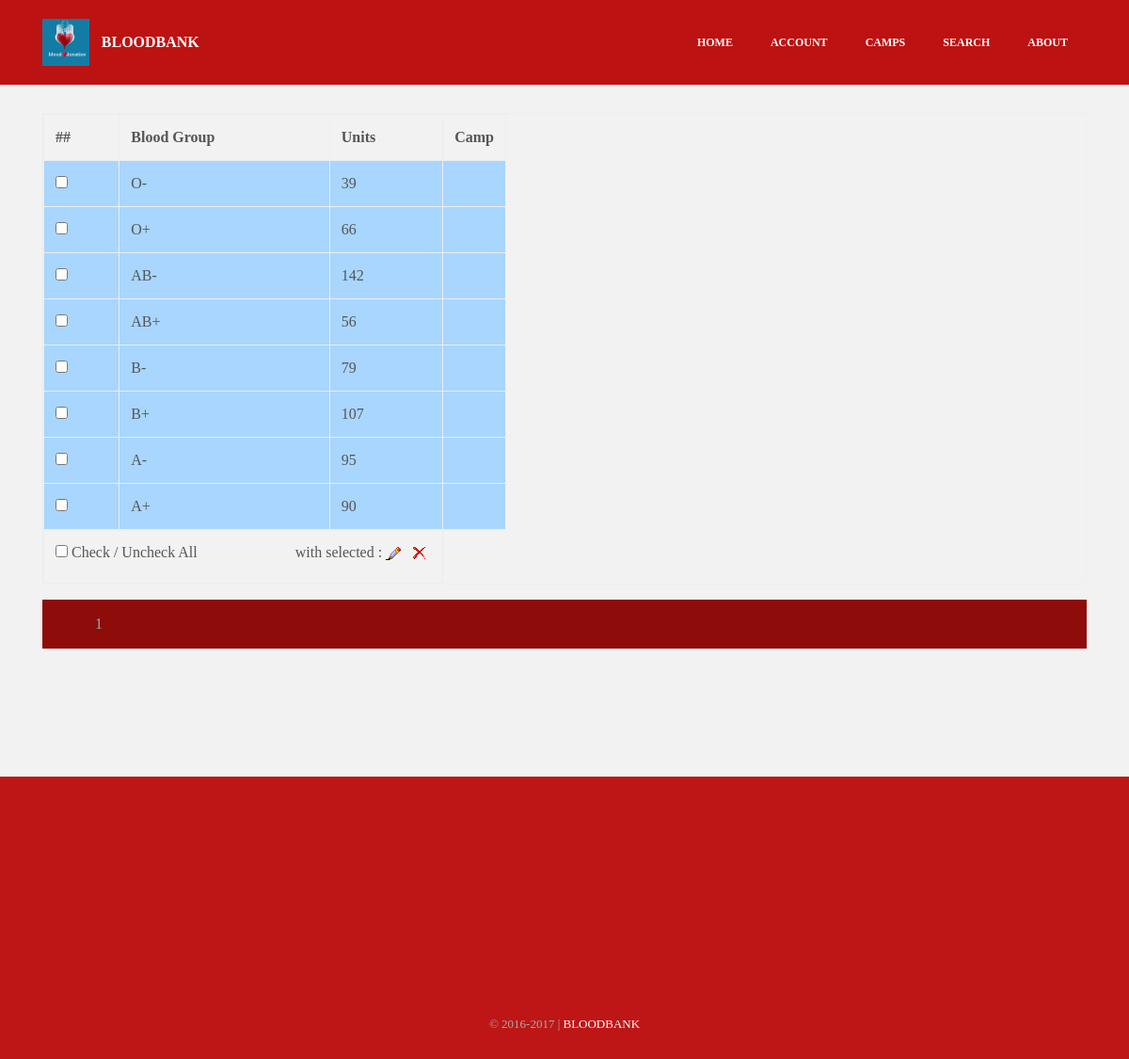
The page /admin/manageblood.php on the database its author committed.
### tables this page shows
CREATE TABLE `bloodunits` (
  `id` int(10) NOT NULL,
  `bloodgroup` varchar(10) NOT NULL,
  `units` int(30) NOT NULL
);

### admin/manageblood.php (the view, shortened to what this page needs)
<?php
include_once 'db.php';
?>
<?php
$start=0;
$limit=10;
$t=mysqli_query($MySQLi_CON,"select * from bloodunits ORDER BY id DESC");
$total=mysqli_num_rows($t);
$page=ceil($total/$limit);
$query=mysqli_query($MySQLi_CON,"select * from bloodunits ORDER BY id DESC limit $start,$limit");
?>
<!DOCTYPE html>
<html>
<head>
    <link rel="stylesheet" href="../assets/css/material.css">
    <link rel="stylesheet" href="../assets/css/tether.min.css">
    <link rel="stylesheet" href="../assets/css/bootstrap.min.css">
    <link rel="stylesheet" href="../assets/css/socicon.min.css">
    <link rel="stylesheet" href="../assets/css/animate.min.css">
    <link rel="stylesheet" href="../assets/dropdown/css/style.css">
    <link rel="stylesheet" href="../assets/css/style.css">
    <link rel="stylesheet" href="../assets/css/add.css" type="text/css">
</head>
<body>
<section id="ext_menu-s">
    <nav class="navbar navbar-dropdown navbar-fixed-top">
        <div class="container">
            <div class="mbr-table">
                <div class="mbr-table-cell">
                    <div class="navbar-brand">
                        <a href="index" class="navbar-logo"><img src="../assets/images/logo.png" alt="Bloodbank Logo"></a>
                        <a class="navbar-caption" href="index.html">BLOODBANK</a>
                    </div>
                </div>
                <div class="mbr-table-cell">
                    <ul class="nav-dropdown collapse pull-xs-right nav navbar-nav navbar-toggleable-sm" id="exCollapsingNavbar">
                        <li class="nav-item"><a class="nav-link link" href="../index">HOME</a></li>
                        <li class="nav-item"><a class="nav-link link" href="account">ACCOUNT</a></li>
                        <li class="nav-item"><a class="nav-link link" href="../camps">CAMPS</a></li>
						<li class="nav-item"><a class="nav-link link" href="../search">SEARCH</a></li>
						<li class="nav-item"><a class="nav-link link" href="../about">ABOUT</a></li>
						</ul>
                </div>
            </div>
        </div>
    </nav>
</section>
<section class="mbr-section mbr-after-navbar" id="msg-box3-v" style="background-color: rgb(242, 242, 242); padding-top: 120px; padding-bottom: 120px;">
    <div class="container">
        <form method="post" name="frm">
            <table class='table table-bordered table-responsive'>
                <tr>
                    <th>##</th>
                    <th>Blood Group</th>
                    <th>Units</th>
                    <th>Camp</th>
                </tr>
                <?php
                $res = $MySQLi_CON->query("SELECT * FROM bloodunits ORDER BY id ASC");
                $count = $res->num_rows;
                if($count > 0)
                {
                    while ($row = mysqli_fetch_array($query))
                    {
                        ?>
                        <tr class="bg-table">
                            <td><input type="checkbox" name="chk[]" class="chk-box" value="<?php echo $row['id']; ?>"  /></td>
                            <td><?php echo $row['bloodgroup']; ?></td>
                            <td><?php echo $row['units']; ?></td>
                            <td><?php echo $row['camp']; ?></td>
                        </tr>
                        <?php
                    }
                }
                else
                {
                    ?>
                    <tr>
                        <td colspan="3"> No Records Found ...</td>
                    </tr>
                    <?php
                }
                ?>
                <?php
                if($count > 0)
                {
                    ?>
                    <tr>
                        <td colspan="3">
                            <label><input type="checkbox" class="select-all" /> Check / Uncheck All</label>
                            <label style="margin-left:100px;">
                                <span style="word-spacing:normal;"> with selected :</span>
                                <span><img src="edit.png" onClick="edit_blood();" alt="edit" />&nbsp;&nbsp;</span>
                                <span><img src="delete.png" onClick="delete_blood();" alt="delete" />&nbsp;</span>
                            </label>
                        </td>
                    </tr>
                    <?php
                }
                ?>
            </table>
            <ul style="list-style-type: none; overflow: hidden; background-color: #8e0c0a">
                <?php
                for($i=1;$i <= $page;$i++){
                    ?>
                    <li style="float: left;"><a href="?id=<?php echo $i ?>" style="display: block; color: #94ada8; text-align: center; padding: 14px 16px;"><?php echo $i;?></a></li>
                    <?php
                }
                ?>
            </ul>
        </form>
    </div>
</section>
<section class="mbr-section mbr-section-md-padding mbr-footer footer1" id="contacts1-r" style="background-color: rgb(190, 22, 22); padding-top: 60px; padding-bottom: 30px;">
    <div class="container">
        <div class="row">
            <div class="mbr-footer-content col-xs-12 col-md-3">
                <div><img src="../assets/images/logo.png"></div>
            </div>
            <div class="mbr-footer-content col-xs-12 col-md-3">
            </div>
            <div class="mbr-footer-content col-xs-12 col-md-3">
            </div>
            <div class="mbr-footer-content col-xs-12 col-md-3">
        </div>
</section>
<footer class="mbr-small-footer mbr-section mbr-section-nopadding" id="footer1-5" style="background-color: rgb(190, 22, 22); padding-top: 1.75rem; padding-bottom: 1.75rem;">
    <div class="container">
        <p class="text-xs-center">&copy; <?php
$copyYear = 2016;
$curYear = date('Y');
echo $copyYear . (($copyYear != $curYear) ? '-' . $curYear : '');
?> | <a class="text-white" href="bloodbank.appslab.co.ke">BLOODBANK</a></p>
    </div>
</footer>
</body>
</html>

### assets/dropdown/css/style.css (style rules this page uses)
.navbar-dropdown { left: 0; padding: 0; position: absolute; right: 0; top: 0; transition: all 0.45s ease; z-index: 1030; }
.navbar-dropdown .navbar-brand { float: none; font-size: 0; padding: 1.25rem 0; position: relative; transition: padding 0.25s ease; white-space: nowrap; }
.navbar-dropdown .navbar-brand::before { content: ""; display: inline-block; height: 100%; vertical-align: middle; }
.navbar-dropdown .navbar-logo, .navbar-dropdown .navbar-caption { display: inline-block; vertical-align: middle; }
.navbar-dropdown .navbar-logo { margin-right: 0.8rem; transition: margin 0.3s ease-in-out; }
.navbar-dropdown .navbar-logo img { height: 3.125rem; transition: all 0.3s ease-in-out; }
.navbar-dropdown .mbr-table-cell { height: 5.625rem; }
.navbar-dropdown .navbar-caption { font-family: "Montserrat"; font-size: 1rem; font-weight: 700; white-space: normal; }
.navbar-dropdown .navbar-caption, .navbar-dropdown .navbar-caption:hover { color: inherit; text-decoration: none; }
.navbar-dropdown.navbar-fixed-top { position: fixed; }
.nav-dropdown { display: table !important; font-family: "Montserrat"; font-size: 0.75rem; font-weight: 700; height: auto !important; }
.nav-dropdown .nav-item { display: table-cell; float: none; vertical-align: middle; }
.nav-dropdown .link { margin: 1.667em; padding: 0; transition: color .2s ease-in-out; }
.nav-dropdown .link::after, .nav-dropdown .dropdown-item::after { color: inherit; }

### assets/css/style.css (style rules this page uses)
.container { position: relative; }
.bg-table { background-color: #a8d6fe !important; }
body { font-family: 'Raleway', sans-serif; color: #232323; }
input, textarea { font-family: "Raleway"; }
.text-white { color: #fff !important; }
.mbr-section { position: relative; padding-top: 120px; padding-bottom: 120px; background-position: 50% 50%; background-repeat: no-repeat; background-size: cover; }
.mbr-section-md-padding { padding-top: 90px; padding-bottom: 90px; }
.mbr-section-nopadding { padding-top: 0; padding-bottom: 0; }
.mbr-table { display: table; width: 100%; }
.mbr-table-cell { display: table-cell; float: none; padding-bottom: 0; padding-top: 0; position: relative; vertical-align: middle; }
.mbr-small-footer { background: #323232; color: #acacac; font-size: 0.8125rem; padding: 1.75rem 0; }
.mbr-small-footer p { margin-bottom: 0; }
.mbr-small-footer a { color: #c0a375; }
.mbr-footer { color: #fff; padding-left: 1.25rem; padding-right: 1.25rem; }
.mbr-footer > .row, .mbr-footer > .container > .row { margin-left: 0; margin-right: 0; }
.mbr-footer > .row > div, .mbr-footer > .container > .row > div { padding-bottom: 40px; }
.mbr-footer > .row > div:last-child, .mbr-footer > .container > .row > div:last-child { padding-bottom: 0; }
.mbr-footer > .container { padding-left: 0; padding-right: 0; }
@media (min-width: 768px) { .mbr-footer > .container > .row > div { clear: none !important; padding-bottom: 0 !important; } }

### assets/css/add.css (style rules this page uses)
body, input, textarea, .mbr-company .list-group-text { font-family: Georgia, "Times New Roman", Times, serif; color: #555; }
.mbr-small-footer a, .mbr-gallery-filter li:hover { color: #ed1411; }
#ext_menu-s .navbar-caption { color: #ffffff; }
#ext_menu-s .link, #ext_menu-s .dropdown-item { color: #ffffff; }
#ext_menu-s .link { font-size: 0.75rem; }
#ext_menu-s .navbar, #ext_menu-s .nav-dropdown-sm, #ext_menu-s .nav-dropdown-sm .link[aria-expanded="true"], #ext_menu-s .nav-dropdown-sm .dropdown-menu { background: #bc1212; }

### rows shown on the page
bloodunits: bloodgroup "O-", units "39"
bloodunits: bloodgroup "O+", units "66"
bloodunits: bloodgroup "AB-", units "142"
bloodunits: bloodgroup "AB+", units "56"
bloodunits: bloodgroup "B-", units "79"
bloodunits: bloodgroup "B+", units "107"
bloodunits: bloodgroup "A-", units "95"
bloodunits: bloodgroup "A+", units "90"

### other values the page prints
$copyYear "2016"
$curYear "2017"
